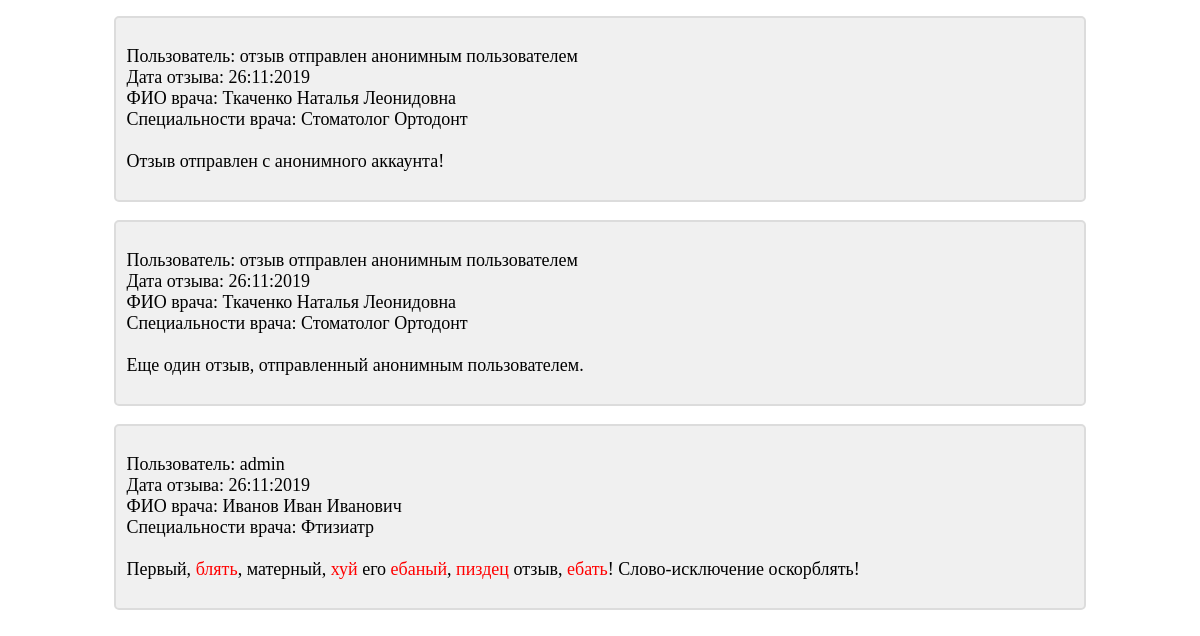
/review/ (signed in, lower part), run on an earlier commit of the app's database.
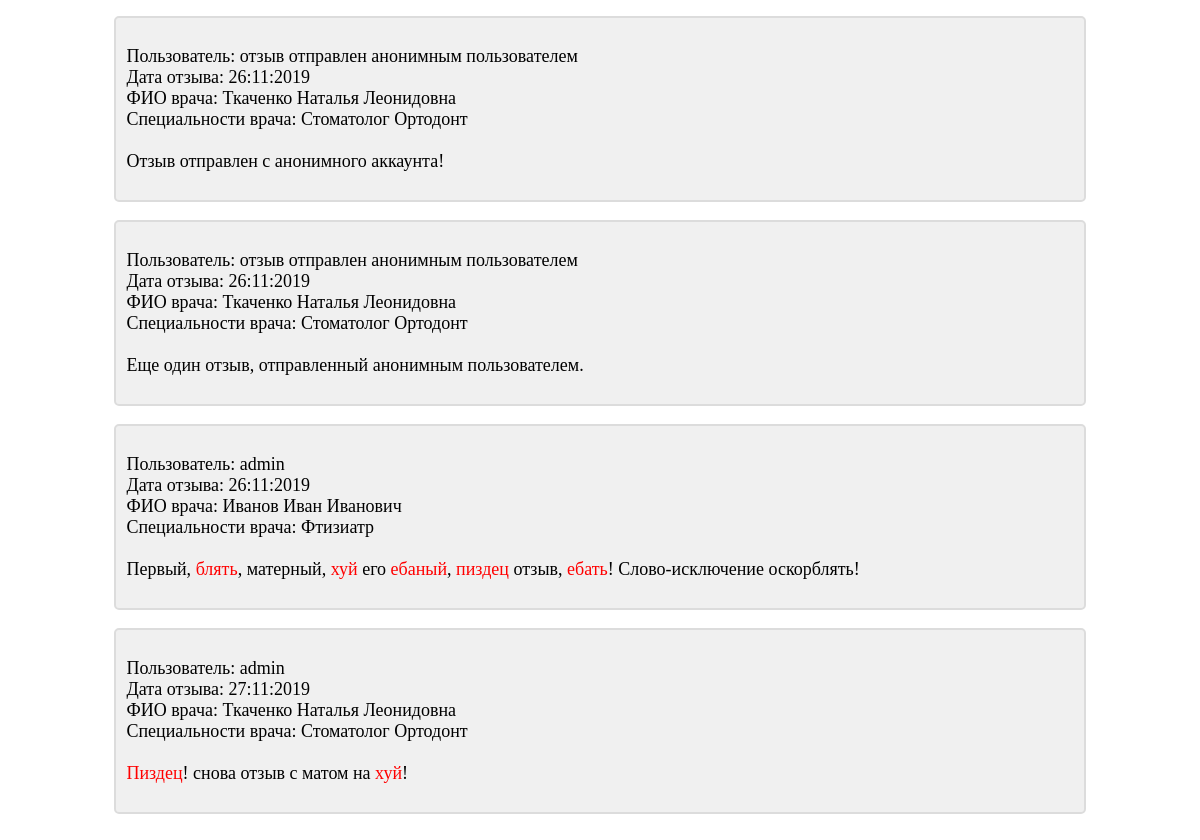
And on a later commit of the database.
### main/models.py (models this page shows, shortened)
class Review(models.Model):
    doctor = models.ForeignKey(Doctor, on_delete=models.CASCADE, verbose_name='ФИО врача', db_index=True)
    user = models.ForeignKey(User, null=True, blank=True, on_delete=models.PROTECT,
                             verbose_name='Пользователь, оставивший отзыв', db_index=True)
    dt_created = models.DateTimeField(auto_now_add=True, verbose_name='Дата и время создания отзыва')
    dt_updated = models.DateTimeField(auto_now=True, verbose_name='Дата и время редактирования отзыва')
    origin_text = models.TextField(blank=False, verbose_name='Исходный отзыв')
    finished_text = models.TextField(blank=False, verbose_name='Обработанный отзыв')
    moderation_flag = models.BooleanField(default=False, null=False, verbose_name='Отзыв отмодерирован')
    user_ip = models.GenericIPAddressField(protocol='IPv4', verbose_name='ip-адрес пользователя')
    class Meta:
        verbose_name = 'Отзыв'
        verbose_name_plural = 'Отзывы'
        ordering = ['dt_created']

class Doctor(models.Model):
    fio = models.CharField(max_length=250, verbose_name='ФИО врача')
    specialty = models.ManyToManyField(Specialty, verbose_name='Специальность врача')
    def __str__(self):
        return self.fio
    class Meta:
        verbose_name = 'ФИО врача'
        verbose_name_plural = 'ФИО врачей'
        indexes = [
            models.Index(fields=['id', 'fio'])
        ]

class Specialty(models.Model):
    name = models.CharField(max_length=100, verbose_name='Специальность')
    def __str__(self):
        return self.name
    class Meta:
        verbose_name = 'Специальность'
        verbose_name_plural = 'Специальности'

class ForbiddenWord(models.Model):
    word = models.CharField(max_length=100, verbose_name='Запрещенное слово')
    def __str__(self):
        return self.word
    class Meta:
        verbose_name = 'Запрещенное слово'
        verbose_name_plural = 'Запрещенные слова'

class PermittedWord(models.Model):
    word = models.CharField(max_length=100, verbose_name='Слово-исключение')
    def __str__(self):
        return self.word
    class Meta:
        verbose_name = 'Слово-исключение'
        verbose_name_plural = 'Слова-исключения'

### main/views.py (the view)
# urls.py: url(r'^review/$', review, name='review'),
@user_passes_test(lambda user: user.is_staff)
def review(request):
    reviews_list = Review.objects.filter(moderation_flag=True)
    context = {'reviews_list': reviews_list}
    return render(request, 'main/review.html', context)

### templates/main/review.html (shortened to what this page needs)
{% extends 'layout/basic.html' %}
{%  load filters %}
{% block content %}
    {% for review in reviews_list %}
        <div class="basic_block">
            <p>
                Пользователь:
                {% if review.user %}
                    {{ review.user }}<br>
                {% else %}
                    отзыв отправлен анонимным пользователем<br>
                {% endif %}
                Дата отзыва: {{ review.dt_created|date:"d:m:Y" }}<br>
                ФИО врача: {{ review.doctor }}<br>
                Специальности врача:
                {% for spec in review.doctor.specialty.all %}
                    {{ spec }}
                {% empty %}
                    Для врача не указаны специальности...
                {% endfor %}
                <br><br>
                {{ review.finished_text|check_wrong_words }}
            </p>
        </div>
        <br>
    {% empty %}
        <div class="basic_block">
            <p>
                Простите, но на сайте нет отмодерированных отзывов...
            </p>
        </div>
    {% endfor %}
{% endblock content %}

### templates/layout/basic.html (shortened to what this page needs)
{% load static %}
<!DOCTYPE html>
<html lang="ru">
<head>
    <link rel="stylesheet" href="{% static 'main/style.css' %}">
</head>
<body>
{% block content %}
{% endblock %}
</body>
</html>

### main/static/main/style.css (style rules this page uses)
.basic_block { font-size: large; background-color: RGB(240, 240, 240); border: 2px solid RGB(220, 220, 220); border-radius: 5px; padding: 10px; margin-left: auto; margin-right: auto; width: 80%; overflow: hidden; }

What changed in the data, as far as the page shows it:
added Review: user "admin", dt_created "27:11:2019", doctor "Ткаченко Наталья Леонидовна", finished_text|check_wrong_words "Пиздец ! снова отзыв с матом на хуй !", Specialty (name "Стоматолог"), Specialty (name "Ортодонт")
